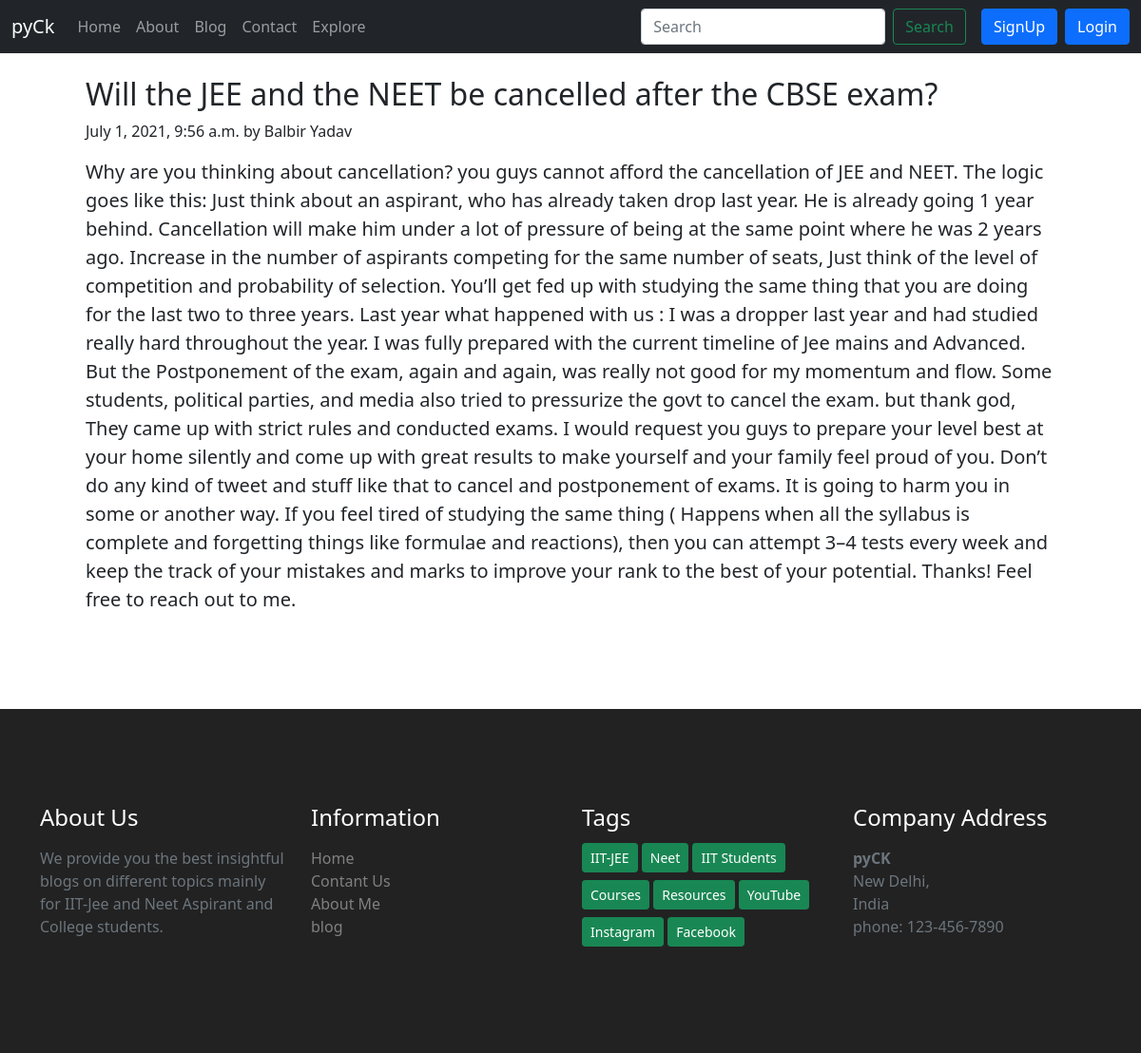
The page /blog/NeetandJee on the database its author committed.
### blog/models.py (models this page shows, shortened)
class Post(models.Model):
    sno=models.IntegerField(primary_key=True)
    title=models.CharField(max_length=256)
    content=models.TextField()
    author=models.CharField(max_length=250)
    slug=models.CharField(max_length=130)
    timestamp=models.DateTimeField(timezone.now())

### blog/views.py (the view)
# urls.py: path('<str:slug>',views.blogpost,name='blogpost'),
def blogpost(request,slug):
    post=Post.objects.filter(slug=slug).first()
    context={'post':post}
    return render(request,'blog/blogpost.html',context)

### templates/blog/blogpost.html (shortened to what this page needs)
{% extends 'base.html' %}
{% block body %}
<div style="width: 85%; margin:auto">
  <article class="blog-post my-4">
        <h2 class="blog-post-title">{{post.title}}</h2>
        <p class="blog-post-meta">{{post.timestamp}} by {{post.author}}</p>
        <p style='font-size:20px;'>{{post.content|safe}}</p>
      </article>
</div>
{% endblock body %}

### rows shown on the page
Post: title "Will the JEE and the NEET be cancelled after the CBSE exam?", timestamp "July 1, 2021, 9:56 a.m.", author "Balbir Yadav", content "Why are you thinking about cancellation? you guys cannot afford the cancellation of JEE and NEET. The logic goes like this: Just think about an aspirant, who has already taken drop last year. He is already going 1 year behind. Cancellation will make him under a lot of pressure of being at the same point where he was 2 years ago. Increase in the number of aspirants competing for the same number of seats, Just think of the level of competition and probability of selection. You’ll get fed up with studying the same thing that you are doing for the last two to three years. Last year what happened with us : I was a dropper last year and had studied really hard throughout the year. I was fully…"
